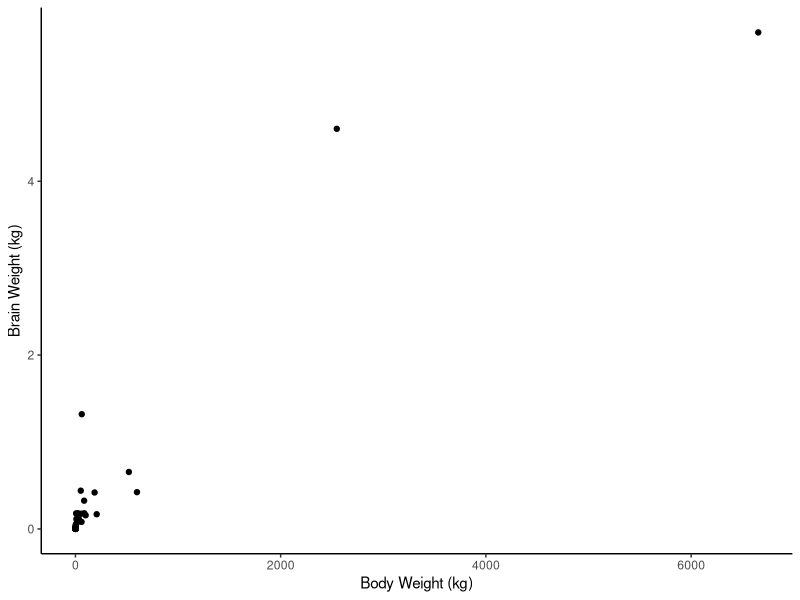
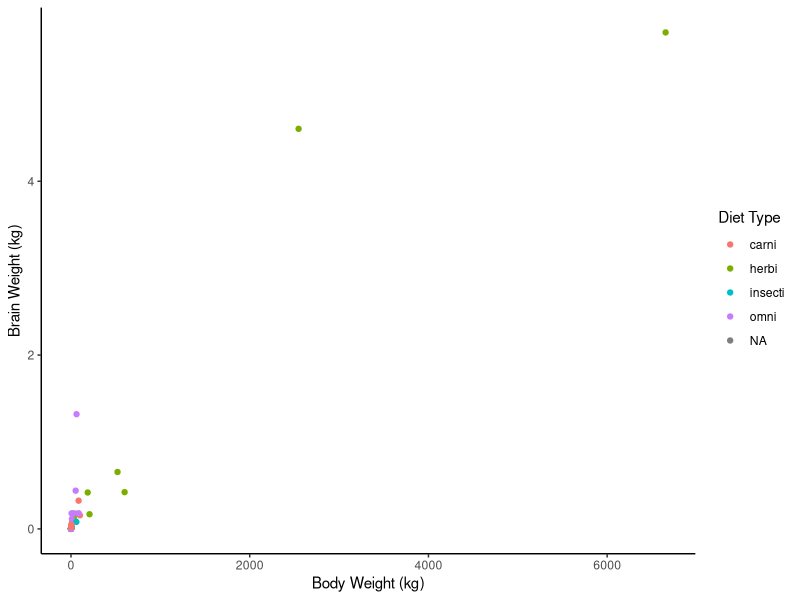
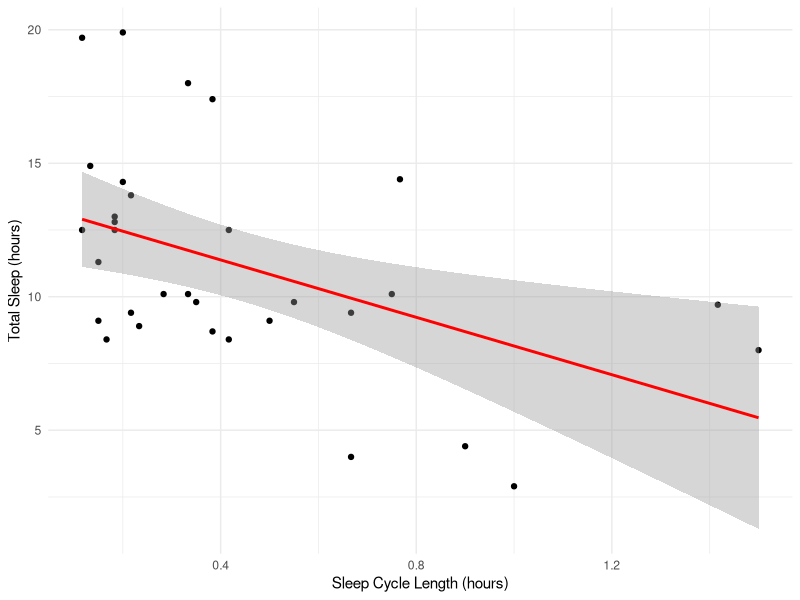
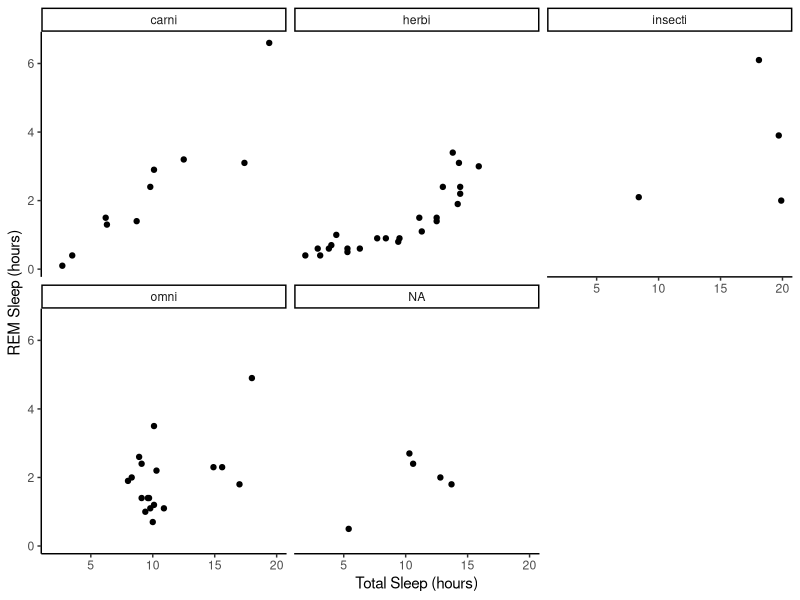
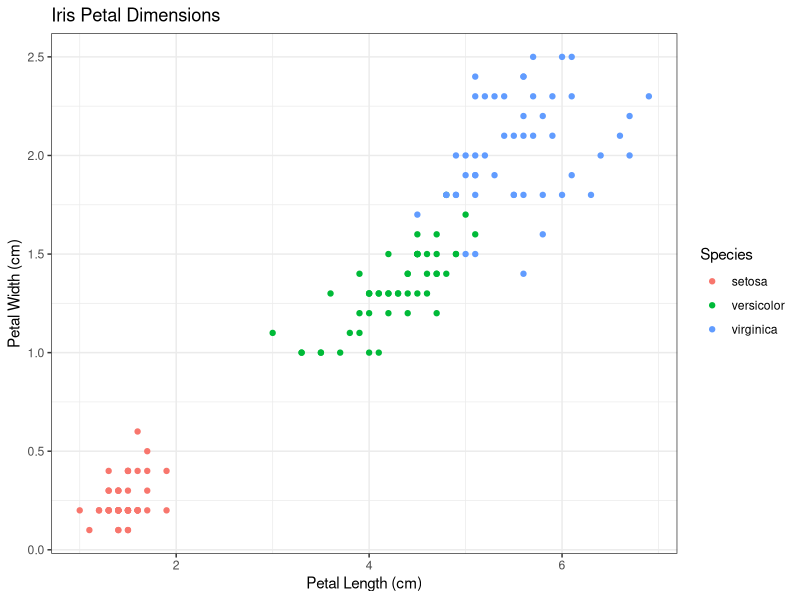
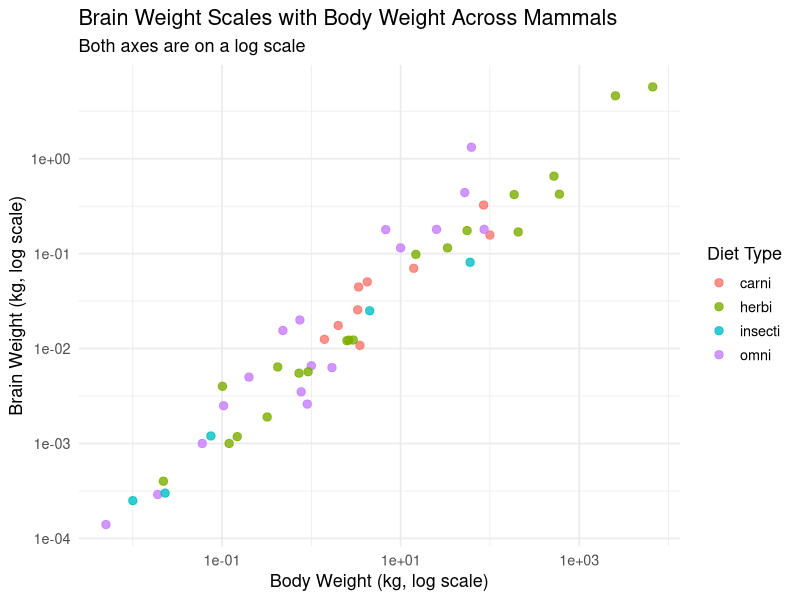

Reproduce these figures in R, in order.
## ---- chunk 1
library(tidyverse)
library(ggplot2)
data(msleep)
knitr::opts_chunk$set(echo = TRUE)
## ---- chunk 2
library(ggplot2)
## ---- chunk 3
data(msleep)
## ---- chunk 4
ggplot(msleep, aes(x = bodywt, y = brainwt)) +
  geom_point() +
  labs(x = "Body Weight (kg)",
       y = "Brain Weight (kg)") +
  theme_classic()
## ---- chunk 5
msleep$vore <- as.factor(msleep$vore)

ggplot(msleep, aes(x = bodywt, y = brainwt, color = vore)) +
  geom_point() +
  labs(x = "Body Weight (kg)",
       y = "Brain Weight (kg)",
       color = "Diet Type") +
  theme_classic()
## ---- chunk 6
ggplot(msleep, aes(x = sleep_cycle, y = sleep_total)) +
  geom_point() +
  geom_smooth(method = "lm", color = "red") +
  labs(x = "Sleep Cycle Length (hours)",
       y = "Total Sleep (hours)") +
  theme_minimal()
## ---- chunk 7
ggplot(msleep, aes(x = sleep_total, y = sleep_rem)) +
  geom_point() +
  facet_wrap(~ vore) +
  labs(x = "Total Sleep (hours)",
       y = "REM Sleep (hours)") +
  theme_classic()
## ---- chunk 8
data(iris)
## ---- chunk 9
data(iris)

ggplot(iris, aes(x = Petal.Length, y = Petal.Width, color = Species)) +
  geom_point() +
  ggtitle("Iris Petal Dimensions") +
  labs(x = "Petal Length (cm)",
       y = "Petal Width (cm)") +
  theme_bw()
## ---- chunk 10
msleep %>%
  filter(!is.na(vore), !is.na(brainwt)) %>%
  ggplot(aes(x = bodywt, y = brainwt, color = vore)) +
  geom_point(size = 2.5, alpha = 0.8) +
  scale_x_log10() +
  scale_y_log10() +
  labs(title = "Brain Weight Scales with Body Weight Across Mammals",
       subtitle = "Both axes are on a log scale",
       x = "Body Weight (kg, log scale)",
       y = "Brain Weight (kg, log scale)",
       color = "Diet Type") +
  theme_minimal(base_size = 13)
